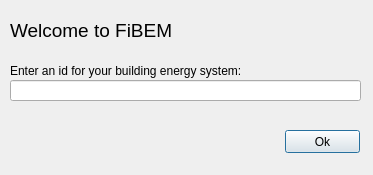
<?xml version="1.0" encoding="UTF-8"?>
<ui version="4.0">
 <class>StartupDialog</class>
 <widget class="QDialog" name="StartupDialog">
  <property name="geometry">
   <rect>
    <x>0</x>
    <y>0</y>
    <width>373</width>
    <height>175</height>
   </rect>
  </property>
  <property name="windowTitle">
   <string>Dialog</string>
  </property>
  <widget class="QLabel" name="label">
   <property name="geometry">
    <rect>
     <x>10</x>
     <y>10</y>
     <width>231</width>
     <height>41</height>
    </rect>
   </property>
   <property name="text">
    <string>&lt;html&gt;&lt;head/&gt;&lt;body&gt;&lt;p&gt;&lt;span style=&quot; font-size:14pt;&quot;&gt;Welcome to FiBEM&lt;/span&gt;&lt;/p&gt;&lt;/body&gt;&lt;/html&gt;</string>
   </property>
   <property name="textFormat">
    <enum>Qt::AutoText</enum>
   </property>
  </widget>
  <widget class="QLabel" name="label_2">
   <property name="geometry">
    <rect>
     <x>10</x>
     <y>60</y>
     <width>351</width>
     <height>21</height>
    </rect>
   </property>
   <property name="text">
    <string>Enter an id for your building energy system:</string>
   </property>
  </widget>
  <widget class="QLineEdit" name="line_edit_bes_id">
   <property name="geometry">
    <rect>
     <x>10</x>
     <y>80</y>
     <width>351</width>
     <height>21</height>
    </rect>
   </property>
  </widget>
  <widget class="QPushButton" name="button_ok">
   <property name="geometry">
    <rect>
     <x>285</x>
     <y>130</y>
     <width>75</width>
     <height>23</height>
    </rect>
   </property>
   <property name="text">
    <string>Ok</string>
   </property>
  </widget>
 </widget>
 <resources/>
 <connections/>
</ui>
